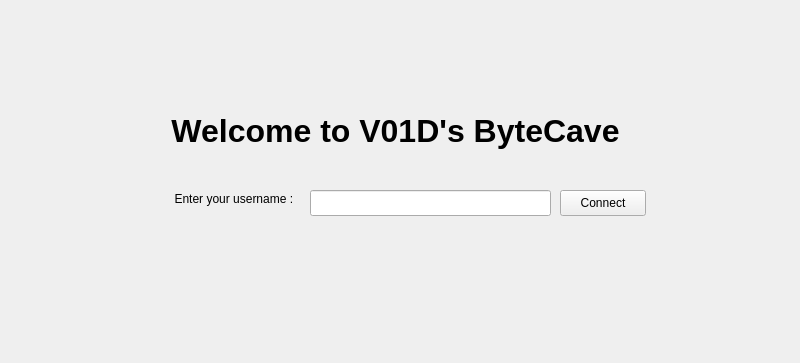
<?xml version="1.0" encoding="UTF-8"?>
<ui version="4.0">
 <class>HelloWindow</class>
 <widget class="QMainWindow" name="HelloWindow">
  <property name="geometry">
   <rect>
    <x>0</x>
    <y>0</y>
    <width>800</width>
    <height>363</height>
   </rect>
  </property>
  <property name="windowTitle">
   <string>MainWindow</string>
  </property>
  <widget class="QWidget" name="centralwidget">
   <widget class="QLabel" name="label">
    <property name="geometry">
     <rect>
      <x>40</x>
      <y>110</y>
      <width>711</width>
      <height>41</height>
     </rect>
    </property>
    <property name="font">
     <font>
      <pointsize>24</pointsize>
      <bold>true</bold>
     </font>
    </property>
    <property name="text">
     <string>Welcome to V01D's ByteCave</string>
    </property>
    <property name="alignment">
     <set>Qt::AlignmentFlag::AlignCenter</set>
    </property>
   </widget>
   <widget class="QLineEdit" name="usernameTB">
    <property name="geometry">
     <rect>
      <x>310</x>
      <y>190</y>
      <width>241</width>
      <height>26</height>
     </rect>
    </property>
   </widget>
   <widget class="QLabel" name="label_2">
    <property name="geometry">
     <rect>
      <x>160</x>
      <y>190</y>
      <width>151</width>
      <height>18</height>
     </rect>
    </property>
    <property name="layoutDirection">
     <enum>Qt::LayoutDirection::LeftToRight</enum>
    </property>
    <property name="text">
     <string>Enter your username : </string>
    </property>
    <property name="alignment">
     <set>Qt::AlignmentFlag::AlignCenter</set>
    </property>
   </widget>
   <widget class="QPushButton" name="connectBtn">
    <property name="geometry">
     <rect>
      <x>560</x>
      <y>190</y>
      <width>86</width>
      <height>26</height>
     </rect>
    </property>
    <property name="text">
     <string>Connect</string>
    </property>
   </widget>
  </widget>
 </widget>
 <resources/>
 <connections/>
</ui>
